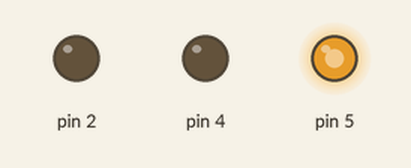
Bench run of a sketch on a simulated Arduino Uno, built with avr-gcc and run on an emulated ATmega328P. Shown: output pins drawn as LEDs (lit = HIGH).

Above: at 0.1 s.
Timing chart, 0 to 1.6 s (numbered marks = the images above):
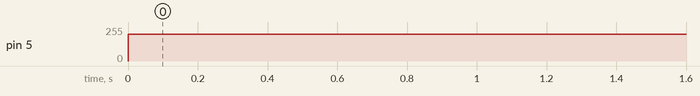

Measured:
- by itself, pin 5: 0/255 → 200/255 at 0.00 s

The sketch:

Robo.ino
```cpp
void setup() {
  pinMode(2, OUTPUT);
  pinMode(4, OUTPUT);

}

void loop() {

  analogWrite(5, 200);
  digitalWrite(6, LOW);

}
```
